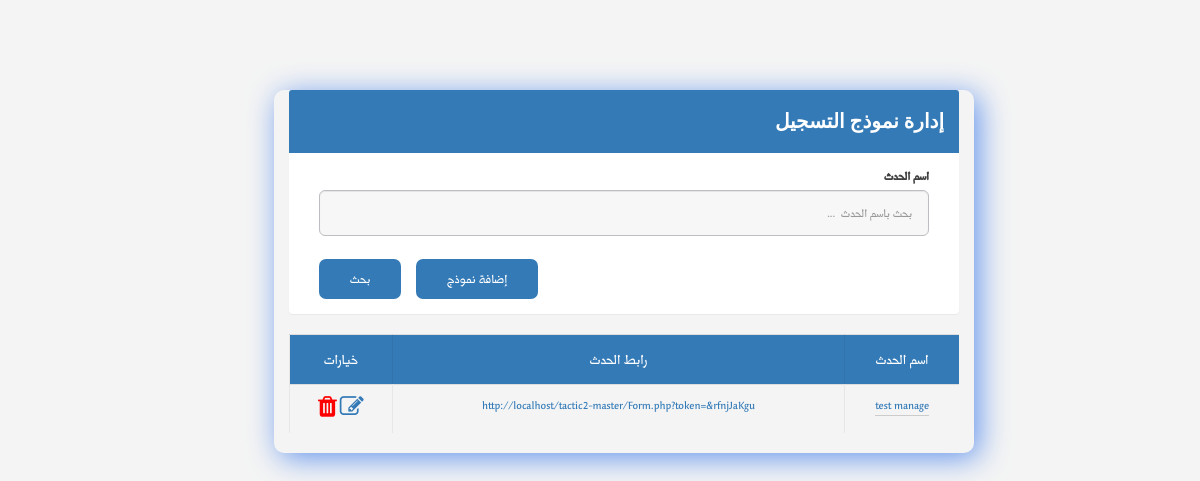
The page /manageForm.php (signed in) on the database as committed earlier.
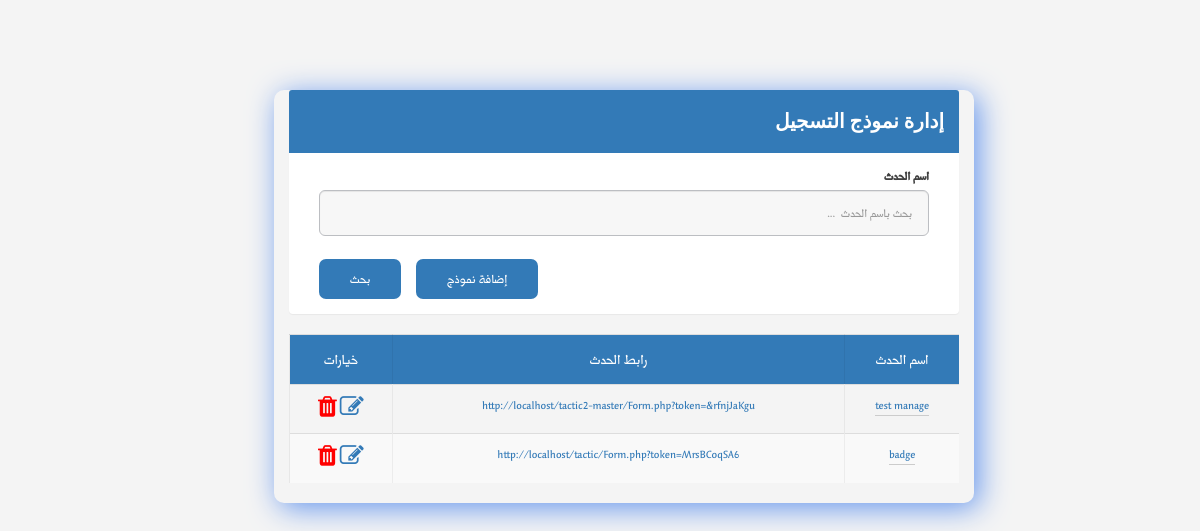
The same page on the database as committed later.
### tables this page shows
CREATE TABLE `event` (
  `event_ID` int(5) NOT NULL,
  `name_Event` varchar(30) NOT NULL,
  `descrption_Event` varchar(200) NOT NULL,
  `sartDate_Event` date NOT NULL,
  `endDate_Event` date NOT NULL,
  `location_Event` varchar(30) NOT NULL,
  `organization_name_Event` varchar(30) NOT NULL,
  `eventLink` varchar(140) NOT NULL,
  `maxNumOfAttendee` int(11) NOT NULL,
  `templateName` varchar(256) NOT NULL,
  `templateSize` int(11) NOT NULL,
  `templateType` varchar(256) NOT NULL,
  `templateLocation` varchar(256) NOT NULL,
  `organizer_ID` int(11) NOT NULL,
  `VIPCode` int(5) NOT NULL
);

### manageForm.php (the view, shortened to what this page needs)
<?php
require_once 'php/connectTosql.php';
$flag ="true";
if (isset($_GET['eventName']) && $_GET['eventName'] != '') {
 $eventName = $_GET['eventName'];
 $query     = mysqli_query($con, "SELECT * FROM event  WHERE  name_Event like '%$eventName%' ") or die(mysqli_error($con));
if (mysqli_num_rows($query) == 0)
$flag = false;} else {
 if (isset($_SESSION['organizerID'])) {
  $orgID = $_SESSION['organizerID'];
  $query = mysqli_query($con, "SELECT * FROM event WHERE organizer_ID = '$orgID' AND eventLink != '' ") or die(mysqli_error($con));
 }
}
?>
<!DOCTYPE html>
<html>
<head>
<link rel="stylesheet" href="https://unpkg.com/purecss@1.0.0/build/pure-min.css">
<link rel="stylesheet" href="css/layouts/custom.css">
<link rel="stylesheet" href="css/font-awesome.min.css">
<link rel="stylesheet" href="css/icon.css">
<link rel="stylesheet" href="css/bootstrap.min.css">
<link rel="stylesheet" href="css/main-rtl.css">
</head>
<body>
  <div class="mainContent">
    <div class="container">
      <div class="panel panel-primary">
        <div class="panel-heading">
          <h4 class="panelTitle">إدارة نموذج التسجيل </h4>
        </div>
        <div class="panel-body">
          <form action="manageForm.php" class="manageEventFrm" method="Get">
             <div class="col-md-12">
              <div class="form-group form-group-lg">
                <label for="eventName" class="control-label"> اسم الحدث</label>
                <input type="text" class="form-control" id="txtEventName" name="eventName" placeholder="بحث باسم الحدث  ..." >
                 </div>
              </div>
              <div class="col-md-12">
              <div class="form-group form-group-lg">
            <input type="submit" value="بحث" name="update" class="btn btn-nor-primary btn-sm">
			 <a class="btn btn-nor-primary btn-sm" href="createForm.php"> إضافة نموذج </a>
            </div>
              </div>
          </form>
        </div>
      </div>
    <table class="table table-striped">
      <tr>
        <th>اسم الحدث</th>
        <th> رابط الحدث   </th>
        <th> خيارات </th>
      </tr>
      <?php
  if($flag =="true"){
while ($row = mysqli_fetch_array($query)){
 echo "<tr>";
 echo "<td><a  href='eventDetails.php?eventid=" . $row['event_ID'] . "'>" . $row['name_Event'] . "</a></td>";
 $query2 = mysqli_query($con, "SELECT token FROM registration_form WHERE event_ID=" . $row['event_ID']) or die(mysqli_error($con));
 $row2   = mysqli_fetch_array($query2);
 $token  = $row2['token'];
 echo "<td><a href='Form.php?token=$token'>" . $row['eventLink'] . "</a></td>";
 echo "<td> <a id='aEditEvent' href='editForm.php?token=$token'><span class='fa fa-edit' style='font-size:24px;'></span></a>
			        <a href='#' id='aDeletEvent' class='adelete' data-id=" . $row['event_ID'] . "><span  class=' fa fa-trash' style='font-size:24px;color:red;  '></span> </a></td>
			      </tr>";}
  }
        else{if ($flag == false ){
            echo "<tr>";
		echo "<td colspan='4'> <div class='alert alert-danger alert-dismissible'>
        <button type='button' class='close' name ='update' data-dismiss='alert'>&times;</button>
         <strong> فشل عملية البحث</strong> لم يتم العثور على نتيجة.
         <a href='manageForm.php' ><br> <div  class='glyphicon glyphicon-refresh' style='font-size:24px  '></div></a>
       </div>
         </td>";
            echo "</tr>";}}
 ?>
    </table>
 </div>
</div>
</body>
</html>

Rows that differ between the two databases and show on the page:
now on this page (row edited): event: name_Event "badge", eventLink "http://localhost/tactic/Form.php?token=MrsBCoqSA6"
